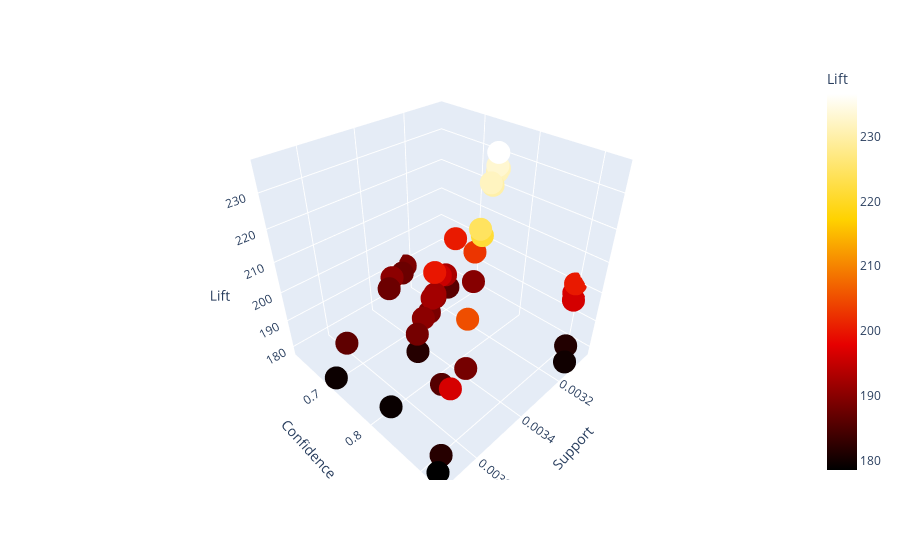

Here is the notebook cell this chart was saved with:
### Code cell
import plotly.express as px


df = music_suggestion.sort_values(by='Lift',ascending=False)[:40]

fig = px.scatter_3d(df, x='Support', y='Confidence', z='Lift',hover_name='Associação',color='Lift',color_continuous_scale='hot')

fig.show()

### Figure 1 — Plotly figure (JSON) as saved in the notebook; plotly's stock layout.template omitted (floating-point values rounded to 4 significant figures)
{"data": [{"hovertemplate": "<b>%{hovertext}</b><br><br>Support=%{x}<br>Confidence=%{y}<br>Lift=%{marker.color}<extra></extra>", "hovertext": ["Michael Bublé / White Christmas (Duet With Shania Twain) & Michael Bublé / Silent Night", "Michael Bublé / I'll Be Home For Christmas & Michael Bublé / Silent Night", "Michael Bublé / Blue Christmas & Michael Bublé / It's Beginning To Look A Lot Like Christmas", "Michael Bublé / Blue Christmas & Michael Bublé / Jingle Bells (feat. The Puppini Sisters)", "Michael Bublé / Blue Christmas & Michael Bublé / Christmas (Baby Please Come Home)", "Michael Bublé / I'll Be Home For Christmas & Michael Bublé / Blue Christmas", "Michael Bublé / Santa Claus Is Coming To Town & Michael Bublé / Blue Christmas", "Michael Bublé / White Christmas (Duet With Shania Twain) & Michael Bublé / Blue Christmas", "Michael Bublé / Santa Baby & Michael Bublé / Blue Christmas", "Judy Kuhn / Just Around The Riverbend & Judy Kuhn / Colors Of The Wind", "Michael Bublé / Jingle Bells (feat. The Puppini Sisters) & Michael Bublé / Santa Baby", "Michael Bublé / Santa Claus Is Coming To Town & Michael Bublé / Ave Maria", "Michael Bublé / I'll Be Home For Christmas & Michael Bublé / Jingle Bells (feat. The Puppini Sisters)", "Michael Bublé / Ave Maria & Michael Bublé / Silent Night", "Michael Bublé / Silent Night & Michael Bublé / Blue Christmas", "Michael Bublé / It's Beginning To Look A Lot Like Christmas & Michael Bublé / Christmas (Baby Please Come Home)", "Michael Bublé / Silent Night & Michael Bublé / Jingle Bells (feat. The Puppini Sisters)", "Michael Bublé / Have Yourself A Merry Little Christmas & Michael Bublé / Jingle Bells (feat. The Puppini Sisters)", "Michael Bublé / Have Yourself A Merry Little Christmas & Michael Bublé / It's Beginning To Look A Lot Like Christmas", "Michael Bublé / Silent Night & Michael Bublé / It's Beginning To Look A Lot Like Christmas", "Michael Bublé / Holly Jolly Christmas & Michael Bublé / Jingle Bells (feat. The Puppini Sisters)", "Michael Bublé / Have Yourself A Merry Little Christmas & Michael Bublé / Christmas (Baby Please Come Home)", "Michael Bublé / Holly Jolly Christmas & Michael Bublé / It's Beginning To Look A Lot Like Christmas", "Angela Lansbury / Be Our Guest - From \"Beauty and the Beast\"/Soundtrack & Angela Lansbury / Beauty and the Beast", "Michael Bublé / Silent Night & Michael Bublé / Christmas (Baby Please Come Home)", "Michael Bublé / I'll Be Home For Christmas & Michael Bublé / It's Beginning To Look A Lot Like Christmas", "Michael Bublé / Blue Christmas & Michael Bublé / Cold December Night", "Michael Bublé / Santa Claus Is Coming To Town & Michael Bublé / Silent Night", "Michael Bublé / Holly Jolly Christmas & Michael Bublé / Christmas (Baby Please Come Home)", "Michael Bublé / I'll Be Home For Christmas & Michael Bublé / Christmas (Baby Please Come Home)", "Michael Bublé / Santa Claus Is Coming To Town & Michael Bublé / Christmas (Baby Please Come Home)", "Michael Bublé / It's Beginning To Look A Lot Like Christmas & Michael Bublé / Santa Baby", "Michael Bublé / Santa Baby & Michael Bublé / Silent Night", "Michael Bublé / Blue Christmas & Michael Bublé / Santa Claus Is Coming To Town", "Michael Bublé / Santa Claus Is Coming To Town & Michael Bublé / Jingle Bells (feat. The Puppini Sisters)", "Michael Bublé / Ave Maria & Michael Bublé / Santa Claus Is Coming To Town", "Michael Bublé / Ave Maria & Michael Bublé / I'll Be Home For Christmas", "Michael Bublé / Jingle Bells (feat. The Puppini Sisters) & Michael Bublé / Christmas (Baby Please Come Home)", "Michael Bublé / Santa Claus Is Coming To Town & Michael Bublé / Holly Jolly Christmas", "Michael Bublé / Blue Christmas & Michael Bublé / I'll Be Home For Christmas"], "legendgroup": "", "marker": {"color": [236.6, 233.1, 231.8, 231.4, 231.3, 230.0, 224.5, 221.3, 205.1, 202.7, 200.3, 200.2, 199.9, 196.9, 196.5, 196.4, 195.6, 192.7, 192.3, 192.1, 190.8, 190.4, 190.4, 189.8, 188.9, 188.8, 188.4, 188.4, 187.6, 187.5, 186.6, 186.1, 185.6, 181.7, 181.7, 181.4, 179.9, 179.6, 179.3, 178.5], "coloraxis": "coloraxis", "symbol": "circle"}, "mode": "markers", "name": "", "scene": "scene", "showlegend": false, "type": "scatter3d", "x": [0.003197, 0.003197, 0.003271, 0.003197, 0.003172, 0.003246, 0.00337, 0.003345, 0.003469, 0.003172, 0.003122, 0.003048, 0.00332, 0.003048, 0.003618, 0.003073, 0.003271, 0.003221, 0.003345, 0.00332, 0.00332, 0.003345, 0.00342, 0.003147, 0.003246, 0.00337, 0.003469, 0.003469, 0.00337, 0.003271, 0.003643, 0.003197, 0.003543, 0.003692, 0.003469, 0.003097, 0.003147, 0.003717, 0.003667, 0.003717], "y": [0.7914, 0.7914, 0.8098, 0.7914, 0.7853, 0.8037, 0.8344, 0.8282, 0.8589, 0.7485, 0.6848, 0.8978, 0.7283, 0.8978, 0.8957, 0.9051, 0.7174, 0.7065, 0.7337, 0.7283, 0.7283, 0.6368, 0.75, 0.7384, 0.6179, 0.7391, 0.8589, 0.7609, 0.6415, 0.6226, 0.6934, 0.7011, 0.8462, 0.9141, 0.7609, 0.9124, 0.927, 0.7075, 0.8043, 0.9202], "z": [236.6, 233.1, 231.8, 231.4, 231.3, 230.0, 224.5, 221.3, 205.1, 202.7, 200.3, 200.2, 199.9, 196.9, 196.5, 196.4, 195.6, 192.7, 192.3, 192.1, 190.8, 190.4, 190.4, 189.8, 188.9, 188.8, 188.4, 188.4, 187.6, 187.5, 186.6, 186.1, 185.6, 181.7, 181.7, 181.4, 179.9, 179.6, 179.3, 178.5]}], "layout": {"coloraxis": {"colorbar": {"title": {"text": "Lift"}}, "colorscale": [[0, "rgb(0,0,0)"], [0.3333, "rgb(230,0,0)"], [0.6667, "rgb(255,210,0)"], [1, "rgb(255,255,255)"]]}, "legend": {"tracegroupgap": 0}, "margin": {"t": 60}, "scene": {"domain": {"x": [0, 1], "y": [0, 1]}, "xaxis": {"title": {"text": "Support"}}, "yaxis": {"title": {"text": "Confidence"}}, "zaxis": {"title": {"text": "Lift"}}}}}
